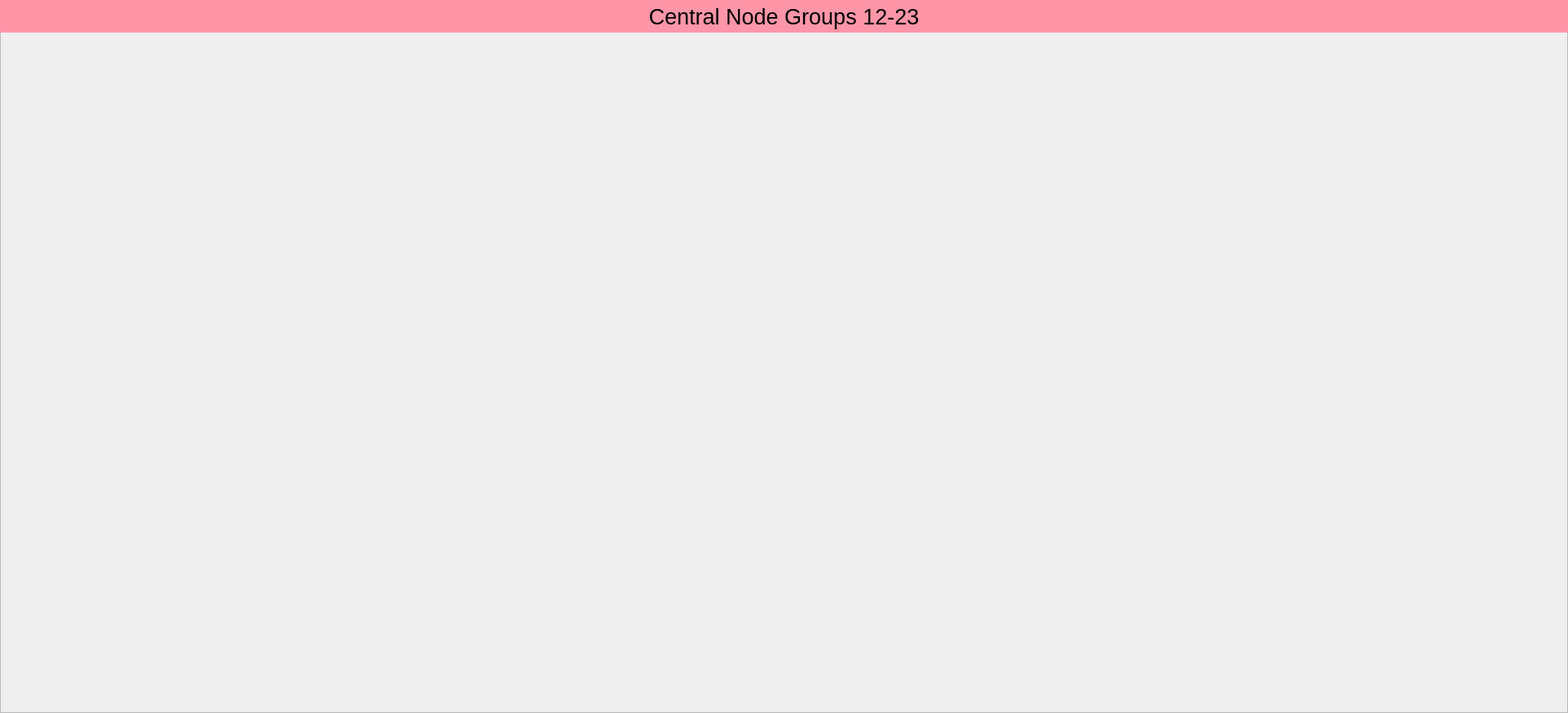
<?xml version="1.0" encoding="UTF-8"?>
<ui version="4.0">
 <class>Form</class>
 <widget class="QWidget" name="Form">
  <property name="geometry">
   <rect>
    <x>0</x>
    <y>0</y>
    <width>1925</width>
    <height>875</height>
   </rect>
  </property>
  <property name="windowTitle">
   <string>Form</string>
  </property>
  <widget class="QFrame" name="frame">
   <property name="geometry">
    <rect>
     <x>0</x>
     <y>0</y>
     <width>1925</width>
     <height>875</height>
    </rect>
   </property>
   <property name="frameShape">
    <enum>QFrame::StyledPanel</enum>
   </property>
   <property name="frameShadow">
    <enum>QFrame::Raised</enum>
   </property>
   <widget class="PyDMEmbeddedDisplay" name="PyDMEmbeddedDisplay">
    <property name="geometry">
     <rect>
      <x>20</x>
      <y>40</y>
      <width>711</width>
      <height>205</height>
     </rect>
    </property>
    <property name="toolTip">
     <string/>
    </property>
    <property name="filename" stdset="0">
     <string>$PHYSICS_TOP/mps_configuration/current/display/groups/CompactLinkNodeGroup12.ui</string>
    </property>
   </widget>
   <widget class="PyDMEmbeddedDisplay" name="PyDMEmbeddedDisplay_2">
    <property name="geometry">
     <rect>
      <x>20</x>
      <y>250</y>
      <width>711</width>
      <height>205</height>
     </rect>
    </property>
    <property name="toolTip">
     <string/>
    </property>
    <property name="filename" stdset="0">
     <string>$PHYSICS_TOP/mps_configuration/current/display/groups/CompactLinkNodeGroup13.ui</string>
    </property>
   </widget>
   <widget class="PyDMEmbeddedDisplay" name="PyDMEmbeddedDisplay_3">
    <property name="geometry">
     <rect>
      <x>20</x>
      <y>460</y>
      <width>711</width>
      <height>205</height>
     </rect>
    </property>
    <property name="toolTip">
     <string/>
    </property>
    <property name="filename" stdset="0">
     <string>$PHYSICS_TOP/mps_configuration/current/display/groups/CompactLinkNodeGroup14.ui</string>
    </property>
   </widget>
   <widget class="PyDMEmbeddedDisplay" name="PyDMEmbeddedDisplay_4">
    <property name="geometry">
     <rect>
      <x>20</x>
      <y>670</y>
      <width>711</width>
      <height>205</height>
     </rect>
    </property>
    <property name="toolTip">
     <string/>
    </property>
    <property name="filename" stdset="0">
     <string>$PHYSICS_TOP/mps_configuration/current/display/groups/CompactLinkNodeGroup15.ui</string>
    </property>
   </widget>
   <widget class="PyDMEmbeddedDisplay" name="PyDMEmbeddedDisplay_5">
    <property name="geometry">
     <rect>
      <x>750</x>
      <y>40</y>
      <width>711</width>
      <height>205</height>
     </rect>
    </property>
    <property name="toolTip">
     <string/>
    </property>
    <property name="filename" stdset="0">
     <string>$PHYSICS_TOP/mps_configuration/current/display/groups/CompactLinkNodeGroup16.ui</string>
    </property>
   </widget>
   <widget class="PyDMEmbeddedDisplay" name="PyDMEmbeddedDisplay_6">
    <property name="geometry">
     <rect>
      <x>750</x>
      <y>250</y>
      <width>711</width>
      <height>205</height>
     </rect>
    </property>
    <property name="toolTip">
     <string/>
    </property>
    <property name="filename" stdset="0">
     <string>$PHYSICS_TOP/mps_configuration/current/display/groups/CompactLinkNodeGroup17.ui</string>
    </property>
   </widget>
   <widget class="PyDMEmbeddedDisplay" name="PyDMEmbeddedDisplay_7">
    <property name="geometry">
     <rect>
      <x>750</x>
      <y>460</y>
      <width>429</width>
      <height>205</height>
     </rect>
    </property>
    <property name="toolTip">
     <string/>
    </property>
    <property name="filename" stdset="0">
     <string>$PHYSICS_TOP/mps_configuration/current/display/groups/CompactLinkNodeGroup18.ui</string>
    </property>
   </widget>
   <widget class="PyDMEmbeddedDisplay" name="PyDMEmbeddedDisplay_8">
    <property name="geometry">
     <rect>
      <x>750</x>
      <y>670</y>
      <width>429</width>
      <height>205</height>
     </rect>
    </property>
    <property name="toolTip">
     <string/>
    </property>
    <property name="filename" stdset="0">
     <string>$PHYSICS_TOP/mps_configuration/current/display/groups/CompactLinkNodeGroup19.ui</string>
    </property>
   </widget>
   <widget class="PyDMEmbeddedDisplay" name="PyDMEmbeddedDisplay_9">
    <property name="geometry">
     <rect>
      <x>1480</x>
      <y>40</y>
      <width>429</width>
      <height>205</height>
     </rect>
    </property>
    <property name="toolTip">
     <string/>
    </property>
    <property name="filename" stdset="0">
     <string>$PHYSICS_TOP/mps_configuration/current/display/groups/CompactLinkNodeGroup20.ui</string>
    </property>
   </widget>
   <widget class="PyDMEmbeddedDisplay" name="PyDMEmbeddedDisplay_10">
    <property name="geometry">
     <rect>
      <x>1480</x>
      <y>250</y>
      <width>288</width>
      <height>205</height>
     </rect>
    </property>
    <property name="toolTip">
     <string/>
    </property>
    <property name="filename" stdset="0">
     <string>$PHYSICS_TOP/mps_configuration/current/display/groups/CompactLinkNodeGroup21.ui</string>
    </property>
   </widget>
   <widget class="PyDMEmbeddedDisplay" name="PyDMEmbeddedDisplay_11">
    <property name="geometry">
     <rect>
      <x>1480</x>
      <y>460</y>
      <width>429</width>
      <height>205</height>
     </rect>
    </property>
    <property name="toolTip">
     <string/>
    </property>
    <property name="filename" stdset="0">
     <string>$PHYSICS_TOP/mps_configuration/current/display/groups/CompactLinkNodeGroup22.ui</string>
    </property>
   </widget>
   <widget class="PyDMEmbeddedDisplay" name="PyDMEmbeddedDisplay_12">
    <property name="geometry">
     <rect>
      <x>1480</x>
      <y>670</y>
      <width>288</width>
      <height>205</height>
     </rect>
    </property>
    <property name="toolTip">
     <string/>
    </property>
    <property name="filename" stdset="0">
     <string>$PHYSICS_TOP/mps_configuration/current/display/groups/CompactLinkNodeGroup23.ui</string>
    </property>
   </widget>
   <widget class="PyDMLabel" name="PyDMLabel">
    <property name="geometry">
     <rect>
      <x>0</x>
      <y>0</y>
      <width>1925</width>
      <height>40</height>
     </rect>
    </property>
    <property name="font">
     <font>
      <pointsize>20</pointsize>
     </font>
    </property>
    <property name="toolTip">
     <string/>
    </property>
    <property name="styleSheet">
     <string notr="true">background-color: rgb(255, 150, 168);</string>
    </property>
    <property name="text">
     <string>Central Node Groups 12-23</string>
    </property>
    <property name="alignment">
     <set>Qt::AlignCenter</set>
    </property>
   </widget>
  </widget>
 </widget>
 <customwidgets>
  <customwidget>
   <class>PyDMLabel</class>
   <extends>QLabel</extends>
   <header>pydm.widgets.label</header>
  </customwidget>
  <customwidget>
   <class>PyDMEmbeddedDisplay</class>
   <extends>QFrame</extends>
   <header>pydm.widgets.embedded_display</header>
  </customwidget>
 </customwidgets>
 <resources/>
 <connections/>
</ui>
